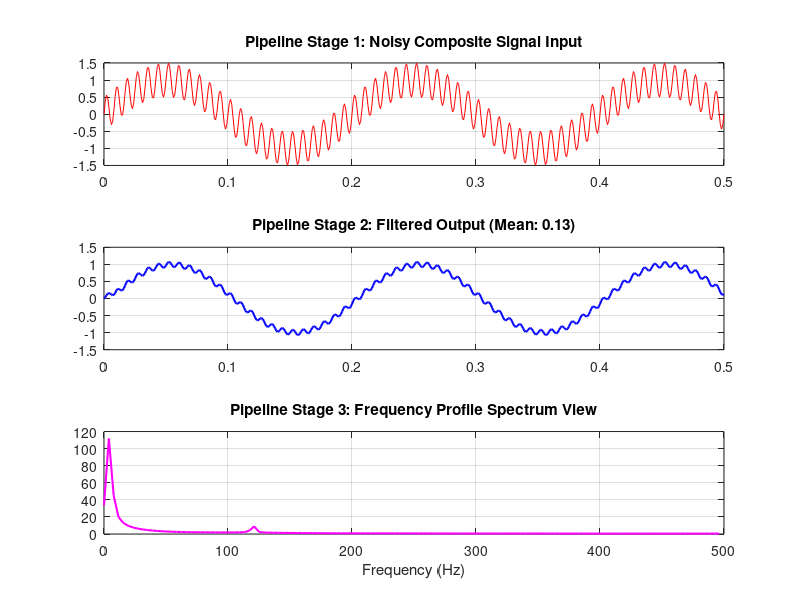

MATLAB code to generate this figure:
clc;
clear;
close all;

% =========================================================
%      EXPERIMENT 24: COMPLETE INTEGRATED DSP PIPELINE
% =========================================================

% Step 1: Signal Creation
fs = 1000;
t = 0:1/fs:0.5;
x_base = sin(2*pi*5*t);
x_noise = 0.5*sin(2*pi*120*t);
x_noisy = x_base + x_noise;

% Step 2: Denoise utilizing simple Moving Average FIR Structure Filter
window_size = 10;
b = ones(1, window_size) / window_size;
x_clean = filter(b, 1, x_noisy);

% Step 3: Statistical Property Extraction
mean_val = mean(x_clean);
var_val = var(x_clean);

% Step 4: FFT Transformation Mapping
X_mag = abs(fft(x_clean, 256));
freq_axis = (0:255)*(fs/256);

% Step 5: Master Visualization Display Setup
figure('Name', 'Experiment 24: End-to-End DSP Pipeline', 'NumberTitle', 'off');
subplot(3,1,1);
plot(t, x_noisy, 'r'); title('Pipeline Stage 1: Noisy Composite Signal Input');
grid on;

subplot(3,1,2);
plot(t, x_clean, 'b', 'LineWidth', 1.5); title(['Pipeline Stage 2: Filtered Output (Mean: ' num2str(mean_val, 2) ')']);
grid on;

subplot(3,1,3);
plot(freq_axis(1:128), X_mag(1:128), 'm', 'LineWidth', 1.5); title('Pipeline Stage 3: Frequency Profile Spectrum View');
xlabel('Frequency (Hz)'); grid on;
